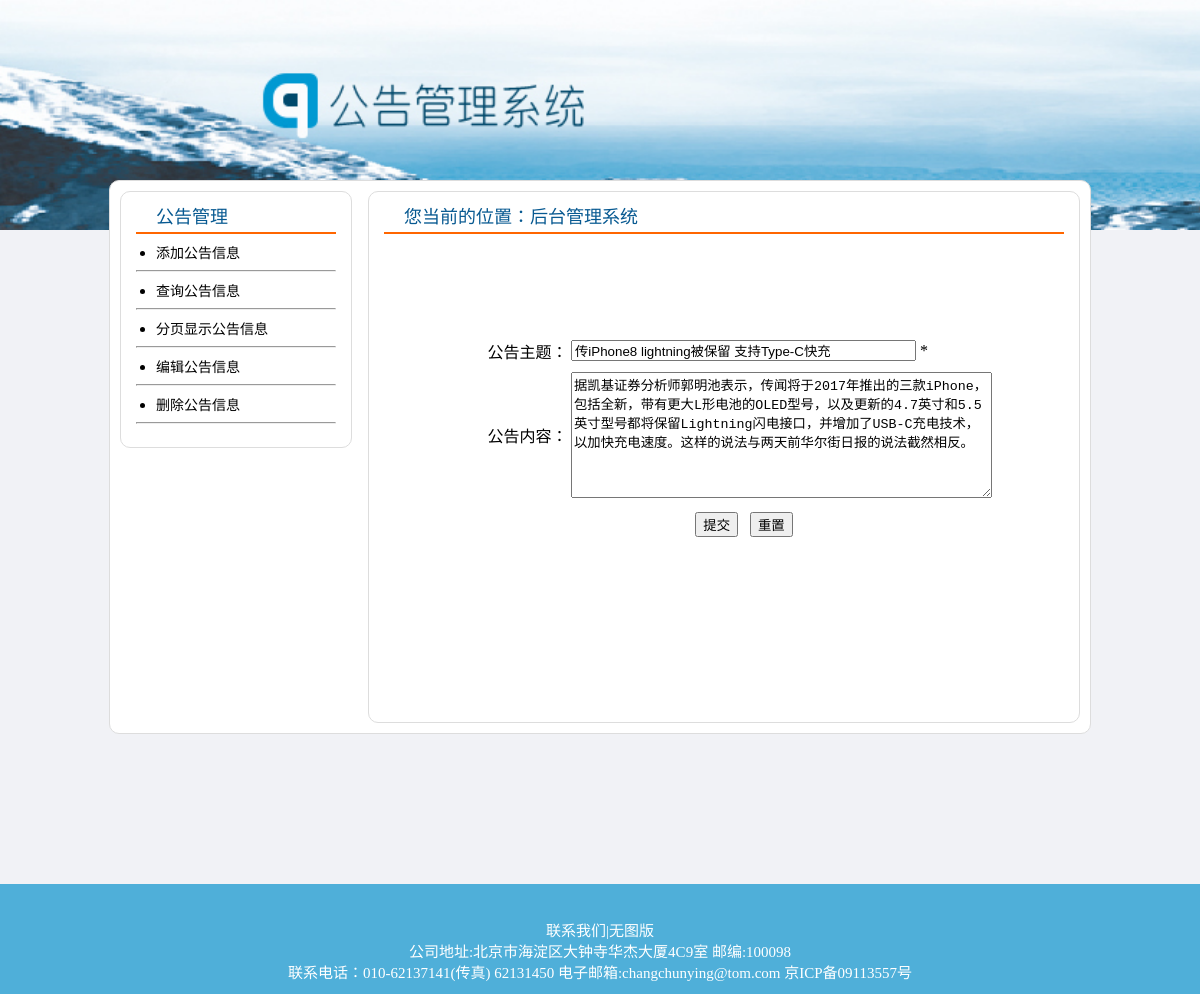
The page /add_notice.php?id=2 on the database its author committed.
### tables this page shows
CREATE TABLE `tb_notice` (
  `id` int(11) NOT NULL,
  `title` varchar(200) NOT NULL,
  `content` text NOT NULL,
  `time` text NOT NULL
);

### Model.php (called while the page is built, shortened)
<?php
class Model
{
    protected $tabname;
    protected $link = null;
    protected $pk = "id";
    public function __construct($tabname)
    {
        $this->tabname = $tabname;
        $this->link = mysqli_connect(HOST,USER,PASS,DBNAME) or die("数据库连接失败！");
        mysqli_set_charset($this->link,"utf8");
        $this->loadFields();
    }
    private function loadFields()
    {
        $sql = "desc {$this->tabname}";
        $result = mysqli_query($this->link,$sql);
        while($row = mysqli_fetch_assoc($result)){
            if($row['Key']=="PRI"){
                $this->pk = $row['Field'];
            }
        }
    }
    public function find($id)
    {
        $sql = "select * from {$this->tabname} where {$this->pk}={$id}";
        $result = mysqli_query($this->link,$sql);
        $list = mysqli_fetch_assoc($result);
        return $list;
    }
}

### add_notice.php (the view, shortened to what this page needs)
<html>
<head>
<link href="css/index.css" rel="stylesheet">
</head>
<body>
<div class="bgimg"></div>
<div class="content">
    <div class="con_left">
        <div class="con_left1">
            <div class="con_header" style=""><div class="title" style=""><span>公告管理</span></div></div>
            <div class="">
                <ul><li><a href="add_notice.php">添加公告信息</a></li></ul><hr/>
                <ul><li><a href="search_notice.php">查询公告信息</a></li></ul><hr/>
                <ul><li><a href="search_notice.php">分页显示公告信息</a></li></ul><hr/>
                <ul><li><a href="search_notice.php">编辑公告信息</a></li></ul><hr/>
                <ul><li><a href="search_notice.php">删除公告信息</a></li></ul><hr/>
            </div>
        </div>
    </div>
    <div class="con_right">
        <div class="">
            <div class="">
                <div class="con_header"><div class="title"><span>您当前的位置：后台管理系统</span></div></div>
                <div style="margin-top:100px;margin-left: 100px;">
                    <form name="form1" method="post" action="doAction.php?a=<?php if(@$_GET['id']){echo "update&id=$_GET[id]";}else{echo "add";}?>">
                        <table width="520" height="212" border="0" cellpadding="0" cellspacing="0" bgcolor="#FFFFFF">
                            <tr>
                                <td width="87" align="center">公告主题：</td>
                                <td width="433" height="31"><input name="title" type="text" id="txt_title" size="40" value="<?php
                                    if(@$id = $_GET['id']){
                                        require("Model.php");
                                        $mod = new Model('tb_notice');
                                        $result = $mod->find($id);
                                            echo $result['title'];
                                    }
                                    ?>">
                                    * </td>
                            </tr>
                            <tr>
                                <td height="124" align="center">公告内容：</td>
                                <td><textarea name="content" cols="50" rows="8" id="txt_content"><?php echo @$result['content']?></textarea></td>
                            </tr>
                            <tr>
                                <td height="40" colspan="2" align="center"><input name="Submit" type="button" class="btn_grey" value="提交" onClick="return check(form1);">
                                    &nbsp;                                    <input type="reset" name="Submit2" value="重置"></td>
                            </tr>
                        </table>
                    </form>
                </div>
            </div>
        </div>
    </div>
</div>
<?php
include('footer.php');
?>
</body>
</html>

### css/index.css (style rules this page uses)
body { background-color: #F1F2F6; margin: 0; padding:0; }
a { font-size: 14px; text-decoration: none; color: #000000; noline:expression(this.onfocus=this.blur); }
.bgimg { height:230px; width: 100%; background-image:url(../images/head.jpg); background-repeat:no-repeat; background-size:cover; }
.content { width:980px; margin:0 auto; margin-top: -50px; border-radius: 10px; background-color: #fff; border:solid 1px #ddd; }
.content .con_left { width: 230px; float:left; }
.content .con_right { width:680px; height:500px; float: right; margin:0 auto; margin:10px; padding:15px; border-radius: 10px; border: solid 1px #ddd; }
.content .con_left .con_left1 { width:200px; margin:10px; padding:15px; border-radius: 10px; border: solid 1px #ddd; }
.content .con_header { font-size: 18px; color: #075991; border-bottom: solid 2px #FF6600; padding-bottom: 5px; }
.title { height:20px; line-height:20px; padding-left:20px; }
ul { padding-left: 20px; margin:8px 0; }

### rows shown on the page
tb_notice: title "传iPhone8 lightning被保留 支持Type-C快充", content "据凯基证券分析师郭明池表示，传闻将于2017年推出的三款iPhone，包括全新，带有更大L形电池的OLED型号，以及更新的4.7英寸和5.5英寸型号都将保留Lightning闪电接口，并增加了USB-C充电技术，以加快充电速度。这样的说法与两天前华尔街日报的说法截然相反。"
